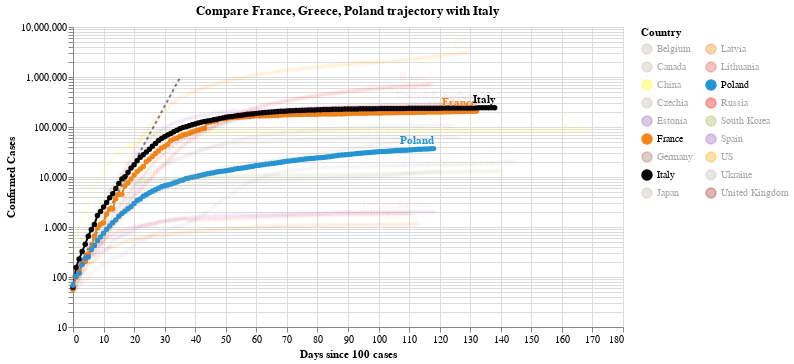

Notebook code cell kept with this figure:
### Code cell
#hide_input
chart2 = make_since_chart(dff2, ['France', 'Greece', 'Poland'], baseline_countries)
chart2

### Figure 1 — Vega-Lite specification as saved in the notebook (floating-point values rounded to 4 significant figures; data arrays with more than 128 entries replaced by an {"elided": "..."} marker saying what was removed)
{"config": {"view": {"continuousWidth": 400, "continuousHeight": 300}}, "layer": [{"data": {"name": "data-628230001892d6798b50651be41d1b3e"}, "mark": {"type": "line", "color": "black", "opacity": 0.5, "strokeDash": [3, 3]}, "encoding": {"x": {"type": "quantitative", "field": "Days since 100 cases"}, "y": {"type": "quantitative", "field": "Confirmed Cases"}}}, {"data": {"name": "data-357b900c7b83f1b29d8770a55003eff0"}, "mark": {"type": "line", "point": true}, "encoding": {"color": {"type": "nominal", "field": "Country", "legend": {"columns": 2}, "scale": {"domain": ["Belgium", "Canada", "China", "Czechia", "Estonia", "France", "Germany", "Italy", "Japan", "Latvia", "Lithuania", "Poland", "Russia", "South Korea", "Spain", "US", "Ukraine", "United Kingdom"], "range": ["#C1B7AD", "#C1B7AD", "yellow", "#C1B7AD", "#9467bd", "#F58518", "#9D755D", "black", "#C1B7AD", "#F58518", "#E45756", "#2495D3", "red", "#A1BA59", "#9467bd", "orange", "#C1B7AD", "brown"]}}, "opacity": {"condition": {"value": 1, "selection": "selector005"}, "value": 0.05}, "tooltip": [{"type": "nominal", "field": "Country"}, {"type": "temporal", "field": "Date"}, {"type": "quantitative", "field": "Confirmed Cases"}, {"type": "quantitative", "field": "Days since 100 cases"}], "x": {"type": "quantitative", "field": "Days since 100 cases"}, "y": {"type": "quantitative", "field": "Confirmed Cases", "scale": {"type": "log"}}}, "selection": {"selector005": {"type": "multi", "fields": ["Country"], "bind": "legend", "init": [{"Country": "France"}, {"Country": "Greece"}, {"Country": "Poland"}, {"Country": "Italy"}]}}, "width": 550}, {"data": {"name": "data-357b900c7b83f1b29d8770a55003eff0"}, "mark": {"type": "text", "align": "right", "dy": -8, "fontWeight": "bold"}, "encoding": {"color": {"type": "nominal", "field": "Country", "legend": {"columns": 2}, "scale": {"domain": ["Belgium", "Canada", "China", "Czechia", "Estonia", "France", "Germany", "Italy", "Japan", "Latvia", "Lithuania", "Poland", "Russia", "South Korea", "Spain", "US", "Ukraine", "United Kingdom"], "range": ["#C1B7AD", "#C1B7AD", "yellow", "#C1B7AD", "#9467bd", "#F58518", "#9D755D", "black", "#C1B7AD", "#F58518", "#E45756", "#2495D3", "red", "#A1BA59", "#9467bd", "orange", "#C1B7AD", "brown"]}}, "opacity": {"condition": {"value": 1, "selection": "selector005"}, "value": 0.05}, "text": {"type": "nominal", "field": "Country"}, "tooltip": [{"type": "nominal", "field": "Country"}, {"type": "temporal", "field": "Date"}, {"type": "quantitative", "field": "Confirmed Cases"}, {"type": "quantitative", "field": "Days since 100 cases"}], "x": {"type": "quantitative", "field": "Days since 100 cases"}, "y": {"type": "quantitative", "field": "Confirmed Cases", "scale": {"type": "log"}}}, "transform": [{"filter": "(datum['Date'] >= 1594252800000)"}], "width": 550}], "title": "Compare France, Greece, Poland trajectory with Italy", "$schema": "https://vega.github.io/schema/vega-lite/v4.0.2.json", "datasets": {"data-628230001892d6798b50651be41d1b3e": [{"Days since 100 cases": 0, "Confirmed Cases": 100.0}, {"Days since 100 cases": 1, "Confirmed Cases": 130.0}, {"Days since 100 cases": 2, "Confirmed Cases": 169.0}, {"Days since 100 cases": 3, "Confirmed Cases": 219.7}, {"Days since 100 cases": 4, "Confirmed Cases": 285.6}, {"Days since 100 cases": 5, "Confirmed Cases": 371.3}, {"Days since 100 cases": 6, "Confirmed Cases": 482.7}, {"Days since 100 cases": 7, "Confirmed Cases": 627.5}, {"Days since 100 cases": 8, "Confirmed Cases": 815.7}, {"Days since 100 cases": 9, "Confirmed Cases": 1060.0}, {"Days since 100 cases": 10, "Confirmed Cases": 1379.0}, {"Days since 100 cases": 11, "Confirmed Cases": 1792.0}, {"Days since 100 cases": 12, "Confirmed Cases": 2330.0}, {"Days since 100 cases": 13, "Confirmed Cases": 3029.0}, {"Days since 100 cases": 14, "Confirmed Cases": 3937.0}, {"Days since 100 cases": 15, "Confirmed Cases": 5119.0}, {"Days since 100 cases": 16, "Confirmed Cases": 6654.0}, {"Days since 100 cases": 17, "Confirmed Cases": 8650.0}, {"Days since 100 cases": 18, "Confirmed Cases": 11250.0}, {"Days since 100 cases": 19, "Confirmed Cases": 14620.0}, {"Days since 100 cases": 20, "Confirmed Cases": 19000.0}, {"Days since 100 cases": 21, "Confirmed Cases": 24710.0}, {"Days since 100 cases": 22, "Confirmed Cases": 32120.0}, {"Days since 100 cases": 23, "Confirmed Cases": 41750.0}, {"Days since 100 cases": 24, "Confirmed Cases": 54280.0}, {"Days since 100 cases": 25, "Confirmed Cases": 70560.0}, {"Days since 100 cases": 26, "Confirmed Cases": 91730.0}, {"Days since 100 cases": 27, "Confirmed Cases": 119300.0}, {"Days since 100 cases": 28, "Confirmed Cases": 155000.0}, {"Days since 100 cases": 29, "Confirmed Cases": 201500.0}, {"Days since 100 cases": 30, "Confirmed Cases": 262000.0}, {"Days since 100 cases": 31, "Confirmed Cases": 340600.0}, {"Days since 100 cases": 32, "Confirmed Cases": 442800.0}, {"Days since 100 cases": 33, "Confirmed Cases": 575600.0}, {"Days since 100 cases": 34, "Confirmed Cases": 748300.0}, {"Days since 100 cases": 35, "Confirmed Cases": 972800.0}], "data-357b900c7b83f1b29d8770a55003eff0": {"elided": "2319 records"}}}
